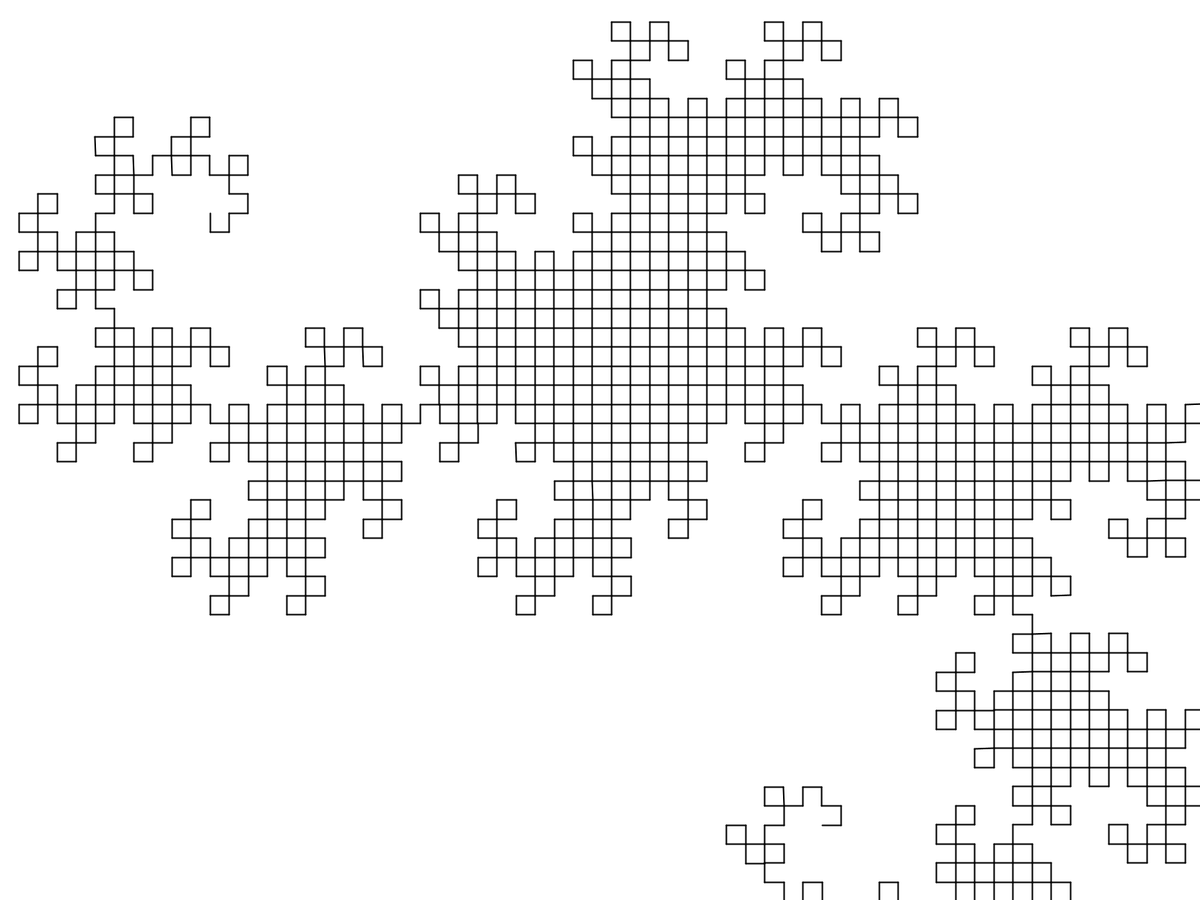
Frame 1 (no input)
Frame 60 (the mouse pressed at the canvas centre just before this capture): identical to frame 1, image omitted
Frame 120 (the mouse held since frame 60 and released just before this capture): identical to frame 1, image omitted

The Processing sketch that drew this single still picture (run headless with seeded random() and noise(); from frame 60 on, the mouse is pressed at the canvas centre):

// Processing sketch: dragon
// ── dragon.pde
void leftDragon(float sz, int level) {
    if (level == 0) {
        line(0, 0, sz, 0);
        translate(sz, 0);
    } else {
        leftDragon(sz, level - 1);
        rotate(-PI / 2);
        rightDragon(sz, level - 1);
    }
}

void rightDragon(float sz, int level) {
    if (level == 0) {
        line(0, 0, sz, 0);
        translate(sz, 0);
    } else {
        leftDragon(sz, level - 1);
        rotate(PI / 2);
        fill(map(level, 0, 10, 0, 255), 255, 255);
        rightDragon(sz, level - 1);
    }
}

void setup() {
    fullScreen();
    //size(800, 800);
    strokeWeight(2);
    colorMode(HSB);
}

void draw() {
    background(255);
    translate(1096, 1100);
    leftDragon(25.5, 11);
}
